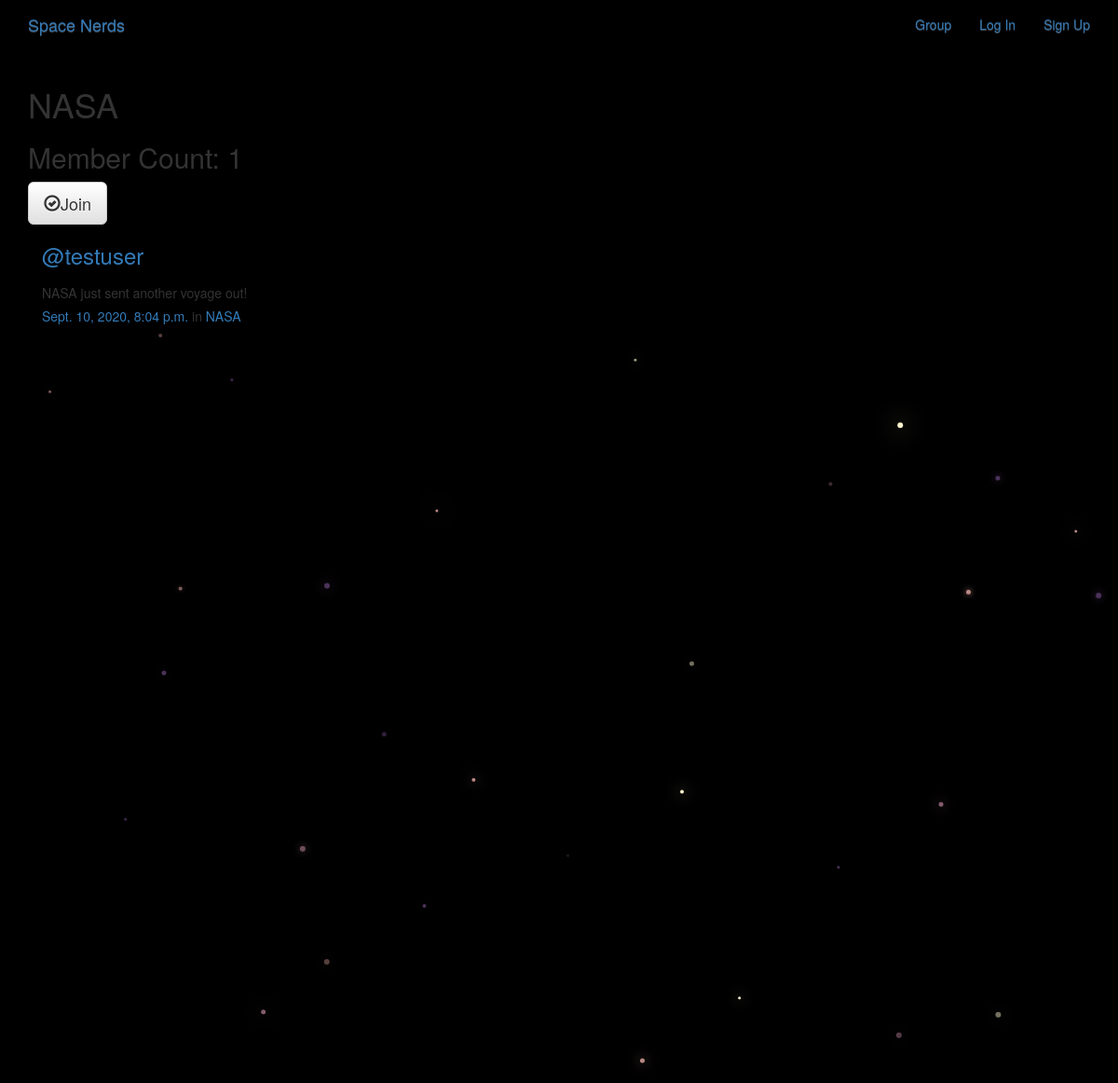
/groups/posts/in/nasa/, run on the app's committed database.
### groups/models.py (models this page shows, shortened)
class Group(models.Model):
    name = models.CharField(max_length=255, unique=True)
    slug = models.SlugField(allow_unicode=True, unique=True)
    description = models.TextField(blank=True, default='')
    description_html = models.TextField(editable=False, default='', blank=True)
    members = models.ManyToManyField(User, through='GroupMember')
    class Meta:
        ordering = ['name']

### posts/models.py (models this page shows, shortened)
class Post(models.Model):
    user = models.ForeignKey(User, related_name='posts', on_delete = models.CASCADE)
    created_at = models.DateTimeField(auto_now=True)
    message = models.TextField()
    message_html = models.TextField(editable=False)
    group = models.ForeignKey(Group, related_name='posts', null=True, blank=True, on_delete = models.CASCADE)
    class Meta:
        ordering = ['-created_at']
        unique_together = ['user', 'message']

### groups/views.py (the view)
# urls.py: path("posts/in/<slug>/",views.SingleGroup.as_view(),name="single"),
class SingleGroup(generic.DetailView):
    model = Group

### groups/templates/groups/group_detail.html
{% extends "groups/group_base.html" %}
{% block pregroup %}
<h1>{{group.name}}</h1>
<h2>Member Count: {{group.members.count}}</h2>
<div class="content">
  {% if user in group.members.all %}
    <a href="{% url 'groups:leave' slug=group.slug %}"
    class="btn btn-lg btn-fill btn-warning"><span
     class="glyphicon glyphicon-remove-circle"></span>Leave</a>
  {% else %}
    <a href="{% url 'groups:join' slug=group.slug %}"
    class="btn btn-lg btn-fill btn-default"><span
    class="glyphicon glyphicon-ok-circle"></span>Join</a>
  {% endif %}
</div>
{% endblock %}
{% block group_content %}
<div class="col-md-8">
  {% if group.posts.count == 0 %}
    <h2>No posts yet, check back later!</h2>
  {% else %}
    {% for post in group.posts.all %}
      {% include "posts/_post.html" %}
    {% endfor %}
  {% endif%}
</div>
{% endblock %}

### posts/templates/posts/_post.html (shortened to what this page needs)
<div class="media">
	<h3 class="mr-5"><a href="{% url 'posts:for_user' username=post.user.username %}">@{{ post.user.username }}</a></h3>
	<div class="media-body">
		<h5>{{ post.message_html|safe }}
			<time class="time"><a href="{% url 'posts:single' username=post.user.username pk=post.pk %}">{{ post.created_at }}</a></time>
			{% if post.group %}
			<span class="group-name">in <a href="{% url 'groups:single' slug=post.group.slug %}">{{ post.group.name }}</a></span>
			{% endif %}
		</h5>
	</div>
</div>

### static/SpaceNerds/css/master.css (style rules this page uses)
body { height: 100%; width: 100%; overflow: hidden; background: black; margin: 0; }

### data on the page
Group: name "NASA", members.count "1"
Post: user.username "testuser", message_html "NASA just sent another voyage out!", created_at "Sept. 10, 2020, 8:04 p.m.", group.name "NASA"
